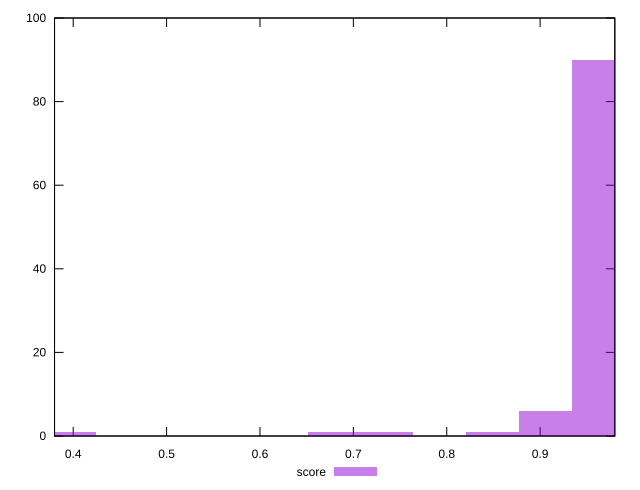

Recreate this plot in gnuplot.
reset

$score <<EOF
0.39633755252426245 1
0.9625340561303516 90
0.8492947554091338 1
0.9059144057697427 6
0.7360554546879159 1
0.679435804327307 1
EOF

set key outside below
set boxwidth 0.05661965036060892
set xrange [0.38:0.98]
set yrange [0:100]
set trange [0:100]
set style fill transparent solid 0.5 noborder
set terminal svg size 640, 490 enhanced background rgb 'white'
set output "report_00026_2021-02-22T21:38:55.199Z/total-blocking-time/samples/pages+cached/score/histogram.svg"

plot $score title "score" with boxes

reset
